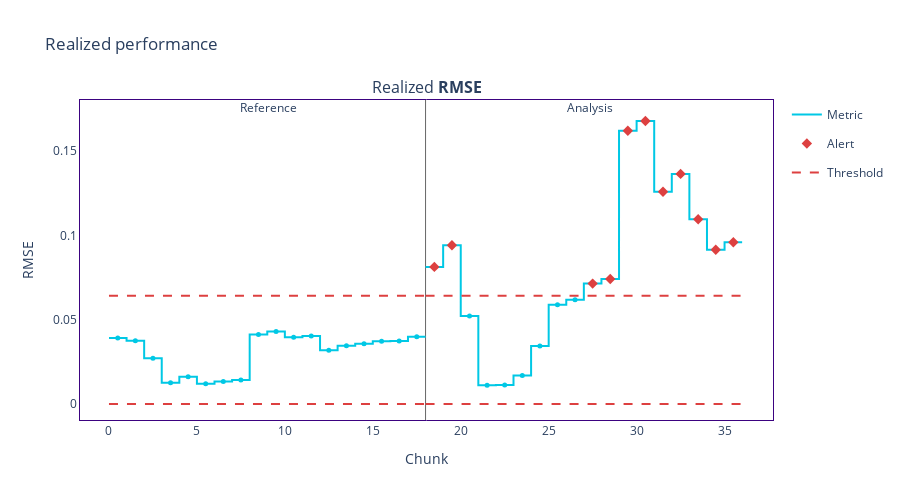

Notebook cell for this chart:
### Markdown cell above
# Red Flag 1: using training data as reference data

## fit on training data

### Code cell
performance_calc = nml.PerformanceCalculator(
    y_pred=y_pred,
    y_true=target,
    metrics=['rmse'],
    chunk_size=2000,
    problem_type='regression',
)

performance_calc.fit(train_df)
realized_results = performance_calc.calculate(monitored_df)
fig = realized_results.plot()
fig.show()

fig.write_image('train_performance_results.svg')

### Figure 1 — Plotly figure (JSON) as saved in the notebook; plotly's stock layout.template omitted (floating-point values rounded to 4 significant figures)
{"data": [{"hoverinfo": "skip", "legendgroup": "metric_reference", "line": {"color": "#00c8e5", "shape": "hv", "width": 2}, "mode": "lines", "name": "Metric", "showlegend": true, "type": "scatter", "x": [0, 1, 2, 3, 4, 5, 6, 7, 8, 9, 10, 11, 12, 13, 14, 15, 16, 17, 18], "xaxis": "x", "y": [0.03913, 0.03752, 0.02719, 0.01264, 0.0161, 0.012, 0.0133, 0.01427, 0.04116, 0.04297, 0.03963, 0.04038, 0.03181, 0.0345, 0.03576, 0.03716, 0.03728, 0.03984, 0.03984], "yaxis": "y"}, {"customdata": [["Realized <b>RMSE</b>", "<b style=\"color:#00c8e5;line-height:60px\">Reference</b>", "", "[0:1999]", "Chunk index: <b>0</b>", 0.0391, 0.0024], ["Realized <b>RMSE</b>", "<b style=\"color:#00c8e5;line-height:60px\">Reference</b>", "", "[2000:3999]", "Chunk index: <b>1</b>", 0.0375, 0.0024], ["Realized <b>RMSE</b>", "<b style=\"color:#00c8e5;line-height:60px\">Reference</b>", "", "[4000:5999]", "Chunk index: <b>2</b>", 0.0272, 0.0024], ["Realized <b>RMSE</b>", "<b style=\"color:#00c8e5;line-height:60px\">Reference</b>", "", "[6000:7999]", "Chunk index: <b>3</b>", 0.0126, 0.0024], ["Realized <b>RMSE</b>", "<b style=\"color:#00c8e5;line-height:60px\">Reference</b>", "", "[8000:9999]", "Chunk index: <b>4</b>", 0.0161, 0.0024], ["Realized <b>RMSE</b>", "<b style=\"color:#00c8e5;line-height:60px\">Reference</b>", "", "[10000:11999]", "Chunk index: <b>5</b>", 0.012, 0.0024], ["Realized <b>RMSE</b>", "<b style=\"color:#00c8e5;line-height:60px\">Reference</b>", "", "[12000:13999]", "Chunk index: <b>6</b>", 0.0133, 0.0024], ["Realized <b>RMSE</b>", "<b style=\"color:#00c8e5;line-height:60px\">Reference</b>", "", "[14000:15999]", "Chunk index: <b>7</b>", 0.0143, 0.0024], ["Realized <b>RMSE</b>", "<b style=\"color:#00c8e5;line-height:60px\">Reference</b>", "", "[16000:17999]", "Chunk index: <b>8</b>", 0.0412, 0.0024], ["Realized <b>RMSE</b>", "<b style=\"color:#00c8e5;line-height:60px\">Reference</b>", "", "[18000:19999]", "Chunk index: <b>9</b>", 0.043, 0.0024], ["Realized <b>RMSE</b>", "<b style=\"color:#00c8e5;line-height:60px\">Reference</b>", "", "[20000:21999]", "Chunk index: <b>10</b>", 0.0396, 0.0024], ["Realized <b>RMSE</b>", "<b style=\"color:#00c8e5;line-height:60px\">Reference</b>", "", "[22000:23999]", "Chunk index: <b>11</b>", 0.0404, 0.0024], ["Realized <b>RMSE</b>", "<b style=\"color:#00c8e5;line-height:60px\">Reference</b>", "", "[24000:25999]", "Chunk index: <b>12</b>", 0.0318, 0.0024], ["Realized <b>RMSE</b>", "<b style=\"color:#00c8e5;line-height:60px\">Reference</b>", "", "[26000:27999]", "Chunk index: <b>13</b>", 0.0345, 0.0024], ["Realized <b>RMSE</b>", "<b style=\"color:#00c8e5;line-height:60px\">Reference</b>", "", "[28000:29999]", "Chunk index: <b>14</b>", 0.0358, 0.0024], ["Realized <b>RMSE</b>", "<b style=\"color:#00c8e5;line-height:60px\">Reference</b>", "", "[30000:31999]", "Chunk index: <b>15</b>", 0.0372, 0.0024], ["Realized <b>RMSE</b>", "<b style=\"color:#00c8e5;line-height:60px\">Reference</b>", "", "[32000:33999]", "Chunk index: <b>16</b>", 0.0373, 0.0024], ["Realized <b>RMSE</b>", "<b style=\"color:#00c8e5;line-height:60px\">Reference</b>", "", "[34000:35135]", "Chunk index: <b>17</b>", 0.0398, 0.0032]], "hovertemplate": "%{customdata[1]} &nbsp; &nbsp; %{customdata[2]} <br />Chunk: <b>%{customdata[3]}</b> &nbsp; &nbsp; %{customdata[4]} <br />%{customdata[0]}: <b>%{customdata[5]}</b><br />Confidence band: +/- <b>%{customdata[6]}</b><br /><extra></extra>", "legendgroup": "metric_reference", "marker": {"color": "#00c8e5", "size": 5, "symbol": "circle"}, "mode": "markers", "name": "Metric", "showlegend": false, "type": "scatter", "x": [0.5, 1.5, 2.5, 3.5, 4.5, 5.5, 6.5, 7.5, 8.5, 9.5, 10.5, 11.5, 12.5, 13.5, 14.5, 15.5, 16.5, 17.5], "xaxis": "x", "y": [0.03913, 0.03752, 0.02719, 0.01264, 0.0161, 0.012, 0.0133, 0.01427, 0.04116, 0.04297, 0.03963, 0.04038, 0.03181, 0.0345, 0.03576, 0.03716, 0.03728, 0.03984, 0.03984], "yaxis": "y"}, {"hoverinfo": "skip", "legendgroup": "metric_analysis", "line": {"color": "#00c8e5", "shape": "hv", "width": 2}, "mode": "lines", "name": "Metric", "showlegend": false, "type": "scatter", "x": [18, 19, 20, 21, 22, 23, 24, 25, 26, 27, 28, 29, 30, 31, 32, 33, 34, 35, 36], "xaxis": "x", "y": [0.08127, 0.0941, 0.05224, 0.0111, 0.01133, 0.01692, 0.03445, 0.05889, 0.06183, 0.07136, 0.07414, 0.162, 0.1678, 0.1258, 0.1364, 0.1095, 0.09146, 0.09589, 0.09589], "yaxis": "y"}, {"customdata": [["Realized <b>RMSE</b>", "<b style=\"color:#3b0280;line-height:60px\">Analysis</b>", "<span style=\"color:#AD0000\">⚠ <b>Drift detected</b></span>", "[0:1999]", "Chunk index: <b>0</b>", 0.0813, 0.0024], ["Realized <b>RMSE</b>", "<b style=\"color:#3b0280;line-height:60px\">Analysis</b>", "<span style=\"color:#AD0000\">⚠ <b>Drift detected</b></span>", "[2000:3999]", "Chunk index: <b>1</b>", 0.0941, 0.0024], ["Realized <b>RMSE</b>", "<b style=\"color:#3b0280;line-height:60px\">Analysis</b>", "", "[4000:5999]", "Chunk index: <b>2</b>", 0.0522, 0.0024], ["Realized <b>RMSE</b>", "<b style=\"color:#3b0280;line-height:60px\">Analysis</b>", "", "[6000:7999]", "Chunk index: <b>3</b>", 0.0111, 0.0024], ["Realized <b>RMSE</b>", "<b style=\"color:#3b0280;line-height:60px\">Analysis</b>", "", "[8000:9999]", "Chunk index: <b>4</b>", 0.0113, 0.0024], ["Realized <b>RMSE</b>", "<b style=\"color:#3b0280;line-height:60px\">Analysis</b>", "", "[10000:11999]", "Chunk index: <b>5</b>", 0.0169, 0.0024], ["Realized <b>RMSE</b>", "<b style=\"color:#3b0280;line-height:60px\">Analysis</b>", "", "[12000:13999]", "Chunk index: <b>6</b>", 0.0345, 0.0024], ["Realized <b>RMSE</b>", "<b style=\"color:#3b0280;line-height:60px\">Analysis</b>", "", "[14000:15999]", "Chunk index: <b>7</b>", 0.0589, 0.0024], ["Realized <b>RMSE</b>", "<b style=\"color:#3b0280;line-height:60px\">Analysis</b>", "", "[16000:17999]", "Chunk index: <b>8</b>", 0.0618, 0.0024], ["Realized <b>RMSE</b>", "<b style=\"color:#3b0280;line-height:60px\">Analysis</b>", "<span style=\"color:#AD0000\">⚠ <b>Drift detected</b></span>", "[18000:19999]", "Chunk index: <b>9</b>", 0.0714, 0.0024], ["Realized <b>RMSE</b>", "<b style=\"color:#3b0280;line-height:60px\">Analysis</b>", "<span style=\"color:#AD0000\">⚠ <b>Drift detected</b></span>", "[20000:21999]", "Chunk index: <b>10</b>", 0.0741, 0.0024], ["Realized <b>RMSE</b>", "<b style=\"color:#3b0280;line-height:60px\">Analysis</b>", "<span style=\"color:#AD0000\">⚠ <b>Drift detected</b></span>", "[22000:23999]", "Chunk index: <b>11</b>", 0.162, 0.0024], ["Realized <b>RMSE</b>", "<b style=\"color:#3b0280;line-height:60px\">Analysis</b>", "<span style=\"color:#AD0000\">⚠ <b>Drift detected</b></span>", "[24000:25999]", "Chunk index: <b>12</b>", 0.1678, 0.0024], ["Realized <b>RMSE</b>", "<b style=\"color:#3b0280;line-height:60px\">Analysis</b>", "<span style=\"color:#AD0000\">⚠ <b>Drift detected</b></span>", "[26000:27999]", "Chunk index: <b>13</b>", 0.1258, 0.0024], ["Realized <b>RMSE</b>", "<b style=\"color:#3b0280;line-height:60px\">Analysis</b>", "<span style=\"color:#AD0000\">⚠ <b>Drift detected</b></span>", "[28000:29999]", "Chunk index: <b>14</b>", 0.1364, 0.0024], ["Realized <b>RMSE</b>", "<b style=\"color:#3b0280;line-height:60px\">Analysis</b>", "<span style=\"color:#AD0000\">⚠ <b>Drift detected</b></span>", "[30000:31999]", "Chunk index: <b>15</b>", 0.1095, 0.0024], ["Realized <b>RMSE</b>", "<b style=\"color:#3b0280;line-height:60px\">Analysis</b>", "<span style=\"color:#AD0000\">⚠ <b>Drift detected</b></span>", "[32000:33999]", "Chunk index: <b>16</b>", 0.0915, 0.0024], ["Realized <b>RMSE</b>", "<b style=\"color:#3b0280;line-height:60px\">Analysis</b>", "<span style=\"color:#AD0000\">⚠ <b>Drift detected</b></span>", "[34000:35039]", "Chunk index: <b>17</b>", 0.0959, 0.0033]], "hovertemplate": "%{customdata[1]} &nbsp; &nbsp; %{customdata[2]} <br />Chunk: <b>%{customdata[3]}</b> &nbsp; &nbsp; %{customdata[4]} <br />%{customdata[0]}: <b>%{customdata[5]}</b><br />Confidence band: +/- <b>%{customdata[6]}</b><br /><extra></extra>", "legendgroup": "metric_analysis", "marker": {"color": "#00c8e5", "size": 5, "symbol": "circle"}, "mode": "markers", "name": "Metric", "showlegend": false, "type": "scatter", "x": [18.5, 19.5, 20.5, 21.5, 22.5, 23.5, 24.5, 25.5, 26.5, 27.5, 28.5, 29.5, 30.5, 31.5, 32.5, 33.5, 34.5, 35.5], "xaxis": "x", "y": [0.08127, 0.0941, 0.05224, 0.0111, 0.01133, 0.01692, 0.03445, 0.05889, 0.06183, 0.07136, 0.07414, 0.162, 0.1678, 0.1258, 0.1364, 0.1095, 0.09146, 0.09589, 0.09589], "yaxis": "y"}, {"hoverinfo": "skip", "legendgroup": "alert", "marker": {"color": "#DD4040", "size": 8, "symbol": "diamond"}, "mode": "markers", "name": "Alert", "showlegend": true, "type": "scatter", "x": [18.5, 19.5, 27.5, 28.5, 29.5, 30.5, 31.5, 32.5, 33.5, 34.5, 35.5], "xaxis": "x", "y": [0.08127, 0.0941, 0.07136, 0.07414, 0.162, 0.1678, 0.1258, 0.1364, 0.1095, 0.09146, 0.09589], "yaxis": "y"}, {"hoverinfo": "skip", "legendgroup": "thresh", "line": {"color": "#DD4040", "dash": "dash", "width": 2}, "mode": "lines", "name": "Threshold", "showlegend": true, "type": "scatter", "x": [0, 1, 2, 3, 4, 5, 6, 7, 8, 9, 10, 11, 12, 13, 14, 15, 16, 17, 18], "xaxis": "x", "y": [0.06413, 0.06413, 0.06413, 0.06413, 0.06413, 0.06413, 0.06413, 0.06413, 0.06413, 0.06413, 0.06413, 0.06413, 0.06413, 0.06413, 0.06413, 0.06413, 0.06413, 0.06413, 0.06413], "yaxis": "y"}, {"hoverinfo": "skip", "legendgroup": "thresh", "line": {"color": "#DD4040", "dash": "dash", "width": 2}, "mode": "lines", "name": "Threshold", "showlegend": false, "type": "scatter", "x": [0, 1, 2, 3, 4, 5, 6, 7, 8, 9, 10, 11, 12, 13, 14, 15, 16, 17, 18], "xaxis": "x", "y": [0, 0, 0, 0, 0, 0, 0, 0, 0, 0, 0, 0, 0, 0, 0, 0, 0, 0, 0], "yaxis": "y"}, {"hoverinfo": "skip", "legendgroup": "thresh", "line": {"color": "#DD4040", "dash": "dash", "width": 2}, "mode": "lines", "name": "Threshold", "showlegend": false, "type": "scatter", "x": [18, 19, 20, 21, 22, 23, 24, 25, 26, 27, 28, 29, 30, 31, 32, 33, 34, 35, 36], "xaxis": "x", "y": [0.06413, 0.06413, 0.06413, 0.06413, 0.06413, 0.06413, 0.06413, 0.06413, 0.06413, 0.06413, 0.06413, 0.06413, 0.06413, 0.06413, 0.06413, 0.06413, 0.06413, 0.06413, 0.06413], "yaxis": "y"}, {"hoverinfo": "skip", "legendgroup": "thresh", "line": {"color": "#DD4040", "dash": "dash", "width": 2}, "mode": "lines", "name": "Threshold", "showlegend": false, "type": "scatter", "x": [18, 19, 20, 21, 22, 23, 24, 25, 26, 27, 28, 29, 30, 31, 32, 33, 34, 35, 36], "xaxis": "x", "y": [0, 0, 0, 0, 0, 0, 0, 0, 0, 0, 0, 0, 0, 0, 0, 0, 0, 0, 0], "yaxis": "y"}], "layout": {"annotations": [{"font": {"size": 16}, "showarrow": false, "text": "Realized <b>RMSE</b>", "x": 0.5, "xanchor": "center", "xref": "paper", "y": 1, "yanchor": "bottom", "yref": "paper"}, {"showarrow": false, "text": "Reference", "x": 8.5, "xref": "x", "xshift": 10, "y": 1.01, "yref": "y domain"}, {"showarrow": false, "text": "Analysis", "x": 26.5, "xref": "x", "xshift": 15, "y": 1.01, "yref": "y domain"}], "height": 500, "hoverlabel": {"bgcolor": "white", "font": {"size": 14}}, "legend": {"itemclick": false, "itemdoubleclick": false, "traceorder": "grouped"}, "paper_bgcolor": "rgba(255,255,255,1)", "plot_bgcolor": "rgba(255,255,255,1)", "shapes": [{"layer": "below", "line": {"color": "#666666", "width": 1}, "type": "line", "x0": 18, "x1": 18, "xref": "x", "y0": 0, "y1": 1, "yref": "y domain"}], "title": {"text": "Realized performance"}, "xaxis": {"anchor": "y", "domain": [0, 1], "linecolor": "#3b0280", "matches": "x", "mirror": true, "showgrid": false, "title": {"text": "Chunk"}, "zeroline": false}, "yaxis": {"anchor": "x", "domain": [0, 1], "linecolor": "#3b0280", "mirror": true, "showgrid": false, "title": {"text": "RMSE"}, "zeroline": false}}}
